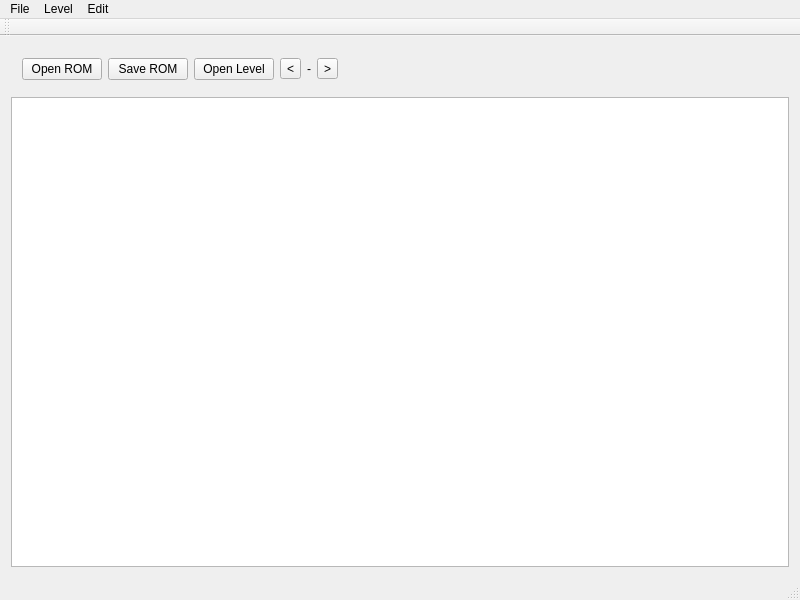
<?xml version="1.0" encoding="UTF-8"?>
<ui version="4.0">
 <class>MDCWindow</class>
 <widget class="QMainWindow" name="MDCWindow">
  <property name="geometry">
   <rect>
    <x>0</x>
    <y>0</y>
    <width>800</width>
    <height>600</height>
   </rect>
  </property>
  <property name="windowTitle">
   <string>My Dream Course</string>
  </property>
  <widget class="QWidget" name="centralWidget">
   <layout class="QGridLayout" name="gridLayout">
    <item row="0" column="0">
     <widget class="QWidget" name="widget" native="true">
      <layout class="QHBoxLayout" name="horizontalLayout_2">
       <item>
        <widget class="QPushButton" name="OpenFileButton">
         <property name="text">
          <string>Open ROM</string>
         </property>
        </widget>
       </item>
       <item>
        <widget class="QPushButton" name="SaveFileButton">
         <property name="text">
          <string>Save ROM</string>
         </property>
        </widget>
       </item>
       <item>
        <widget class="QPushButton" name="OpenLevelButton">
         <property name="text">
          <string>Open Level</string>
         </property>
        </widget>
       </item>
       <item>
        <widget class="QToolButton" name="DecLevelButton">
         <property name="text">
          <string>&lt;</string>
         </property>
        </widget>
       </item>
       <item>
        <widget class="QLabel" name="LevelLabel">
         <property name="text">
          <string>-</string>
         </property>
        </widget>
       </item>
       <item>
        <widget class="QToolButton" name="IncLevelButton">
         <property name="text">
          <string>&gt;</string>
         </property>
        </widget>
       </item>
       <item>
        <spacer name="horizontalSpacer">
         <property name="orientation">
          <enum>Qt::Horizontal</enum>
         </property>
         <property name="sizeHint" stdset="0">
          <size>
           <width>40</width>
           <height>20</height>
          </size>
         </property>
        </spacer>
       </item>
      </layout>
     </widget>
    </item>
    <item row="1" column="0">
     <widget class="QGraphicsView" name="graphicsView">
      <property name="sizePolicy">
       <sizepolicy hsizetype="Expanding" vsizetype="Expanding">
        <horstretch>0</horstretch>
        <verstretch>0</verstretch>
       </sizepolicy>
      </property>
      <property name="minimumSize">
       <size>
        <width>256</width>
        <height>0</height>
       </size>
      </property>
      <property name="mouseTracking">
       <bool>true</bool>
      </property>
      <property name="alignment">
       <set>Qt::AlignLeading|Qt::AlignLeft|Qt::AlignTop</set>
      </property>
     </widget>
    </item>
   </layout>
  </widget>
  <widget class="QMenuBar" name="menuBar">
   <property name="geometry">
    <rect>
     <x>0</x>
     <y>0</y>
     <width>800</width>
     <height>25</height>
    </rect>
   </property>
   <widget class="QMenu" name="menuFile">
    <property name="title">
     <string>File</string>
    </property>
    <addaction name="actionOpen_ROM"/>
    <addaction name="actionSave_ROM"/>
    <addaction name="actionQuit"/>
   </widget>
   <widget class="QMenu" name="menuEdit">
    <property name="title">
     <string>Edit</string>
    </property>
    <addaction name="actionNothing_here_yet"/>
   </widget>
   <widget class="QMenu" name="menuLevel">
    <property name="title">
     <string>Level</string>
    </property>
    <addaction name="actionLoad_Level"/>
   </widget>
   <addaction name="menuFile"/>
   <addaction name="menuLevel"/>
   <addaction name="menuEdit"/>
  </widget>
  <widget class="QStatusBar" name="statusBar"/>
  <widget class="QToolBar" name="toolBar">
   <property name="windowTitle">
    <string>toolBar</string>
   </property>
   <attribute name="toolBarArea">
    <enum>TopToolBarArea</enum>
   </attribute>
   <attribute name="toolBarBreak">
    <bool>false</bool>
   </attribute>
  </widget>
  <action name="actionOpen_ROM">
   <property name="text">
    <string>Open ROM</string>
   </property>
   <property name="statusTip">
    <string>Open a ROM file.</string>
   </property>
   <property name="shortcut">
    <string>Ctrl+O</string>
   </property>
  </action>
  <action name="actionSave_ROM">
   <property name="text">
    <string>Save ROM</string>
   </property>
   <property name="shortcut">
    <string>Ctrl+S</string>
   </property>
  </action>
  <action name="actionQuit">
   <property name="text">
    <string>Quit</string>
   </property>
   <property name="shortcut">
    <string>Ctrl+W</string>
   </property>
  </action>
  <action name="actionNothing_here_yet">
   <property name="text">
    <string>Nothing here yet!</string>
   </property>
  </action>
  <action name="actionLoad_Level">
   <property name="text">
    <string>Load Level</string>
   </property>
   <property name="shortcut">
    <string>Ctrl+L</string>
   </property>
  </action>
 </widget>
 <layoutdefault spacing="6" margin="11"/>
 <resources/>
 <connections/>
</ui>
